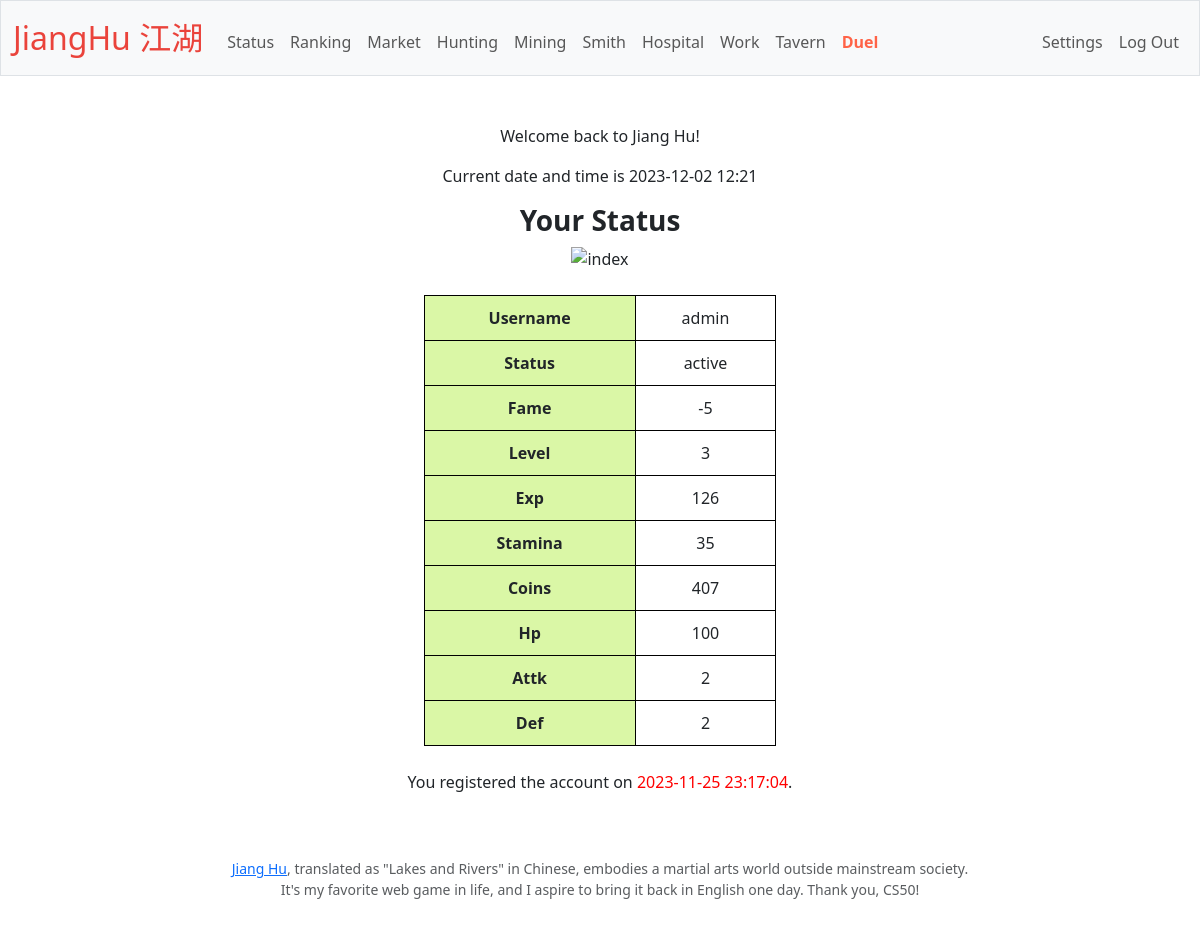
/ (signed in), run on the app's committed database.
### tables this page shows
CREATE TABLE users (
id INTEGER PRIMARY KEY AUTOINCREMENT NOT NULL, 
username TEXT NOT NULL,
hash TEXT NOT NULL,
status TEXT NOT NULL DEFAULT active, 
level INTEGER NOT NULL DEFAULT 1,
fame INTEGER NOT NULL DEFAULT 0,
registration_time TEXT NOT NULL
);

CREATE TABLE 'user_status' (
userid INTEGER NOT NULL, 
stamina INTEGER NOT NULL DEFAULT 100,
coins INTEGER NOT NULL DEFAULT 100,
hp INTEGER NOT NULL DEFAULT 100,'attk' INTEGER NOT NULL DEFAULT 1,'def' INTEGER NOT NULL DEFAULT 1,
weapon TEXT,'armour' TEXT, 'exp' INTEGER NOT NULL DEFAULT 0, 'time_in' DATETIME,
FOREIGN KEY (userid) REFERENCES users(id)
);

### app.py (the view)
@app.route("/")
@login_required
def index():
    user_profile = db.execute("SELECT exp, stamina, coins, hp, attk, def FROM user_status WHERE userid = ?", session["user_id"])
    profile = user_profile[0]
    user_info = db.execute("SELECT username, status, fame, level FROM users WHERE id = ?", session["user_id"])
    user = user_info[0]
    user_regtime = db.execute("SELECT registration_time FROM users WHERE id = ?", session["user_id"])
    user_regtime = user_regtime[0]
    current_time = datetime.now()
    refresh(session["user_id"])
    return render_template("index.html", profile=profile, current_time=current_time, user=user, user_regtime=user_regtime)

### app.py (called while the page is built)
@app.after_request
def after_request(response):
    response.headers["Cache-Control"] = "no-cache, no-store, must-revalidate"
    response.headers["Expires"] = 0
    response.headers["Pragma"] = "no-cache"
    return response

### helpers.py (called while the page is built)
def login_required(f):
    @wraps(f)
    def decorated_function(*args, **kwargs):
        if session.get("user_id") is None:
            return redirect("/login")
        return f(*args, **kwargs)
    return decorated_function

### templates/index.html (shortened to what this page needs)
{% extends "layout.html" %}
{% block main %}
    <p>Welcome back to Jiang Hu{{ username }}! </p>
    <p>Current date and time is {{ current_time.date() }} {{ current_time.time().strftime("%H:%M") }}</p>
    <h3><b>Your Status</b></h3>
    <img src="https://7do.zuodd.cn/7do/202210/3ac188f192c43c7a1417e19f2e085bc3.gif" alt="index" style="width:240px;height:240px"><br><br>
    <table>
        {% for key, value in user.items() %}
        <tr>
            <th> {{ key.capitalize() }}</th>
            <td> {{ value }}</td>
        </tr>
        {% endfor %}
        {% for key, value in profile.items() %}
        <tr>
            <th> {{ key.capitalize() }}</th>
            <td> {{ value }}</td>
        </tr>
        {% endfor %}
    </table><br>
    <p> You registered the account on <span style="color: red;">{{ user_regtime['registration_time'] }}</span>.</p>
{% endblock %}

### static/styles.css (style rules this page uses)
table { border: 1px solid black; width: 30%; margin: 0 auto; }
th, td { border: 1px solid black; padding: 10px; text-align: center; }
th { background-color: #DAF7A6; }

### data on the page
users: capitalize "Username", username "admin", capitalize "Status", status "active", registration_time "2023-11-25 23:17:04"
user_status: capitalize "Coins", coins "407"

### other printed values
{{ key.capitalize() }} "Fame" "Level"
{{ value }} "-5" "3"
{{ key.capitalize() }} "Exp" "Stamina" "Hp" "Attk" "Def"
{{ value }} "126" "35" "100" "2" "2"
